Frame 1 (no input): blank canvas, image omitted
Frame 60 (no input): blank canvas, image omitted
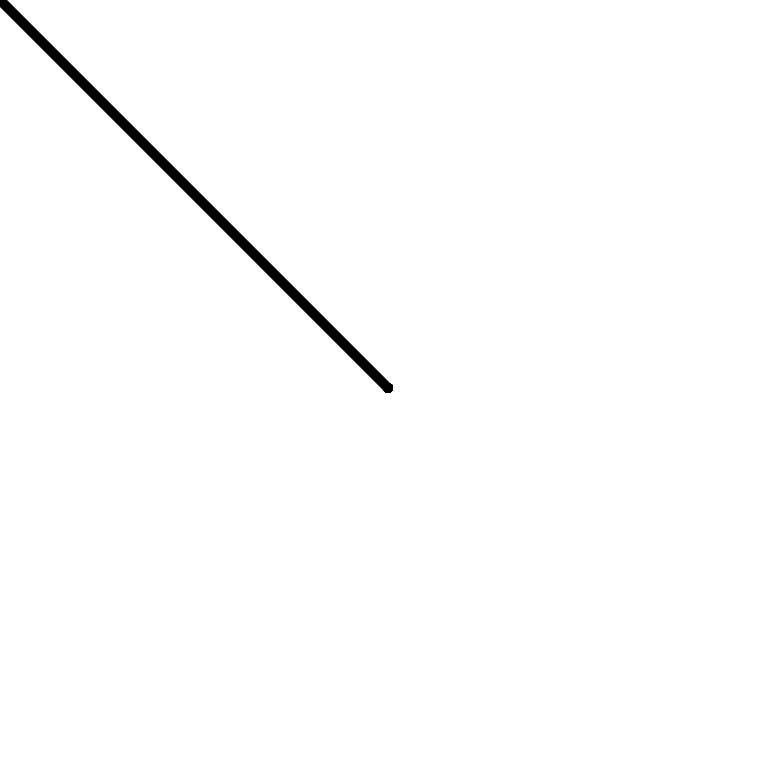
Frame 120 (the mouse pressed at the canvas centre since frame 60)

The p5.js sketch whose frames 1 and 60 were blank and that drew this single picture after the mouse press (run headless with seeded random() and noise() and a simulated clock; from frame 60 on, the mouse is pressed at the canvas centre):

// p5.js sketch
// ── sketch.js
let bgColor;

function setup() {
  createCanvas(777, 777);

  bgColor = color(255);
  background(bgColor);
}

function draw() {
  if (mouseIsPressed) {
    stroke(0);
    strokeWeight(10);
    line(mouseX, mouseY, pmouseX, pmouseY);
  }

  if (keyIsPressed) {
    background(bgColor);
  }
}
